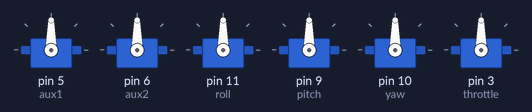
Bench run of a sketch on a simulated Arduino Uno, built with avr-gcc and run on an emulated ATmega328P. Shown: 6 × servo.

Above: at 0.1 s.
At 1.1 s:
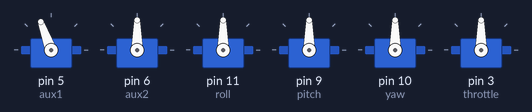
At 5.1 s:
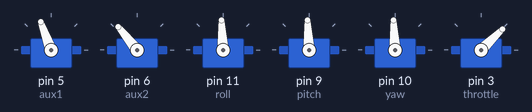
At 9.1 s:
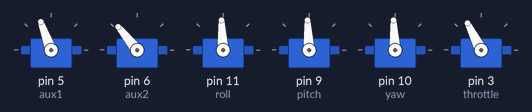
At 12.1 s:
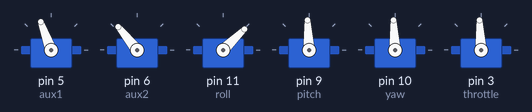
At 20.1 s:
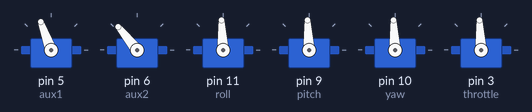
Timing chart, 0 to 21.6 s (numbered marks = the images above):
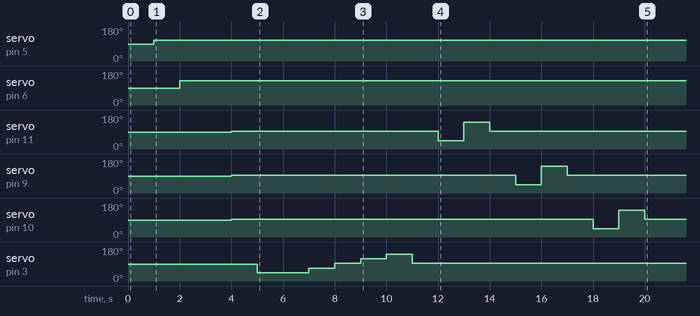

Measured:
- by itself, servo on pin 5 (aux1): 90° → 110° at 1.0 s
- by itself, servo on pin 6 (aux2): 90° → 129° at 2.0 s
- by itself, servo on pin 11 (roll): 90° → 93° at 4.0 s, → 44° 8.0 s later, → 141° 1.0 s later, → 93° 1.0 s later
- by itself, servo on pin 9 (pitch): 90° → 93° at 4.0 s, → 44° 11.0 s later, → 141° 1.0 s later, → 93° 1.0 s later
- by itself, servo on pin 10 (yaw): 90° → 93° at 4.0 s, → 44° 14.0 s later, → 141° 1.0 s later, → 93° 1.0 s later
- by itself, servo on pin 3 (throttle): 90° → 44° at 5.0 s, → 68° 2.0 s later, → 93° 1.0 s later, → 117° 1.0 s later, … (6 changes in this stretch)

The sketch:

servodrone2.ino
```cpp
// Servo Drone 2
// by Jesse Lew

#include <Servo.h>

// create 4 servo objects (max 8 can be created)
Servo aux1;
Servo aux2;
Servo roll;
Servo pitch;
Servo yaw;
Servo throttle;

bool turnON = true;

// variables that handle timer
unsigned long previousMillis = 0;   // stores last time servos were updated
const long interval = 100;   // set timer interval to 100ms


// set servos to arduino pins
void setup()
{
  // can add min/max values with attach(pin#, min#, max#)
  aux1.attach(5);      // set AUX1 to pin 5
  aux2.attach(6);      // set AUX2 to pin 6
  roll.attach(11);     // set roll to pin 11
  pitch.attach(9);     // set pitch 2 to pin 9
  yaw.attach(10);      // set yaw to pin 10
  throttle.attach(3);  // set throttle to pin 3

  //Serial.begin(9600);
}


// main loop
void loop()
{
  unsigned long currentMillis = millis();   // updates each loop
  //Serial.print(currentMillis);

  // run once, at start
  if(turnON == true)
  {
    delay(1000);
    aux1.write(110);   // turn aux1 on with value 55, off with 110
    delay(1000);
    aux2.write(129);   // turn aux2 on (unlock motors)
    delay(2000);

    // acceptable values: 33-152, middle: 93
    // cleanflight 885-2115, 1000-2000 is 44-141
    roll.write(93);      // initialize center
    pitch.write(93);     // initialize center
    yaw.write(93);       // initialize center
    delay(1000);
    throttle.write(44);  // minimum throttle

    // test values
    delay(2000);
    throttle.write(68);  // 25% throttle
    delay(1000);
    throttle.write(93);  // 50% throttle
    delay(1000);
    throttle.write(117); // 75% throttle
    delay(1000);
    throttle.write(141); // 100% throttle
    delay(1000);
    throttle.write(93);  // 50% throttle
    delay(1000);
    roll.write(44);      // roll left
    delay(1000);
    roll.write(141);     // roll right
    delay(1000);
    roll.write(93);      // center
    delay(1000);
    pitch.write(44);     // pitch forward
    delay(1000);
    pitch.write(141);    // pitch back
    delay(1000);
    pitch.write(93);     // center
    delay(1000);
    yaw.write(44);       // spin left
    delay(1000);
    yaw.write(141);      // spin right
    delay(1000);
    yaw.write(93);       // center

    turnON = false;
  }


  // code that constantly runs goes here


  // if the interval time is reached, do something
  if(currentMillis - previousMillis >= interval)
  {
    // code that runs every set interval goes here
  }
}
```
